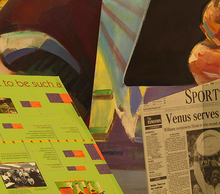
%> input picture cross/IoU/L.png, 220 x 194 px, shrunk from 434 x 383 before the run
$ octave Test20.m   (GNU Octave 9; MATLAB toolbox functions it lacks are replaced by stand-ins)
%> lines starting %> are read from the running program, lines starting %| are printed output that depends on the picture
clc;
clearvars;
close all;
clear all;

L = double(imread('L.png'));
R = double(imread('R.png'));
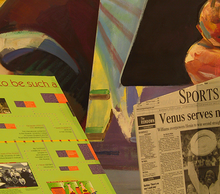
%> input picture cross/IoU/R.png, 220 x 194 px, shrunk from 434 x 383 before the run
% L = imread('L.png');
% R = imread('R.png');
dispL = double(imread('dispL.png'))/16;
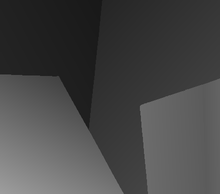
%> input picture cross/IoU/dispL.png, 220 x 194 px, shrunk from 434 x 383 before the run
%> dispL: size 194x220 double; min 1.44, max 9.81, mean 4.44
dispR = double(imread('dispR.png'))/16;
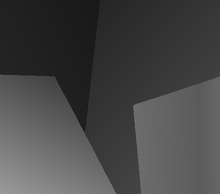
%> input picture cross/IoU/dispR.png, 220 x 194 px, shrunk from 434 x 383 before the run
%> dispR: size 194x220 double; min 1.44, max 9.62, mean 4.43
% figure;imshow(L);
% imshow(R);
L1=L(:,:,1);
L2=L(:,:,2);
L3=L(:,:,3);
LL1 = medfilt2(L1, [3 3]);
LL2 = medfilt2(L2, [3 3]);
LL3 = medfilt2(L3, [3 3]);
L(:,:,1)=LL1;
L(:,:,2)=LL2;
L(:,:,3)=LL3;
R1=R(:,:,1);
R2=R(:,:,2);
R3=R(:,:,3);
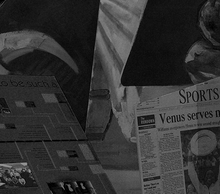
%> R3: size 194x220 double; min 0, max 156, mean 50.2
RR1 = medfilt2(R1, [3 3]);
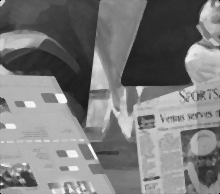
%> RR1: size 194x220 double; min 0, max 249, mean 123.6
RR2 = medfilt2(R2, [3 3]);
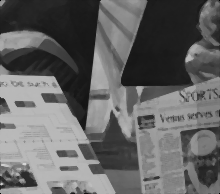
%> RR2: size 194x220 double; min 0, max 212, mean 101
RR3 = medfilt2(R3, [3 3]);
R(:,:,1)=RR1;
R(:,:,2)=RR2;
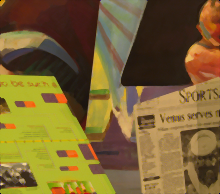
%> R: size 194x220x3 double; mean R, G, B 123.6, 101, 50.2
R(:,:,3)=RR3;
% figure;imshow(L);

temp=size(L);
%> temp = [194 220 3]
height=temp(1,1,1);
%> height = 194
width=temp(1,2,1);
%> width = 220
WINDOW_THRESHOLD=20;
T=60;
L_max=17;

d_max=15;
errorNum=0;
errorNum4=0;
ddisp=zeros(height,width,1);

tic
%> (the run ends here)
